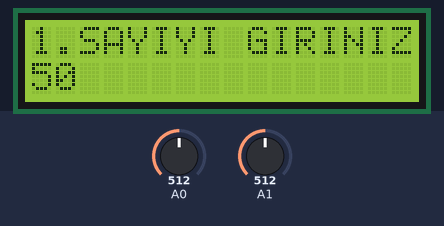
The sketch below on a simulated Arduino Uno, built with avr-gcc and run on an emulated ATmega328P. Parts: 16×2 character LCD. The inputs (shaded band) are chosen by the test bench; at power-on: A0 = 512, A1 = 512.

Above: at 4.2 s.
4.3 s: A0 set to 543
6.0 s: A0 set to 568
At 7.3 s:
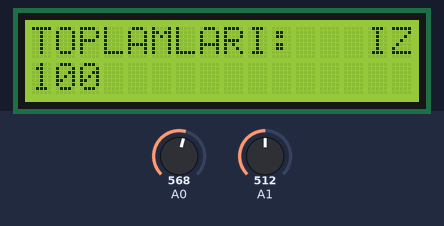
At 10.1 s:
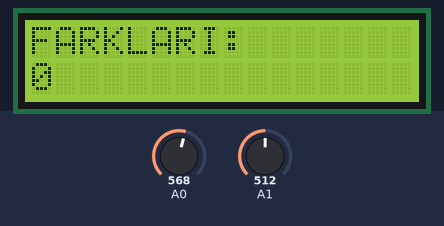
14.5 s: A0 set to 545
At 16.4 s:
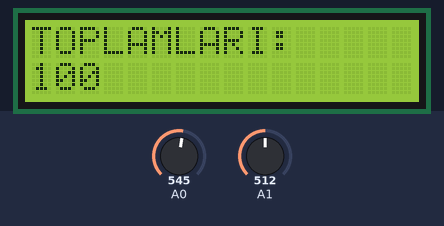
Timing chart, 0 to 17.9 s (numbered marks = the images above; inputs shaded):
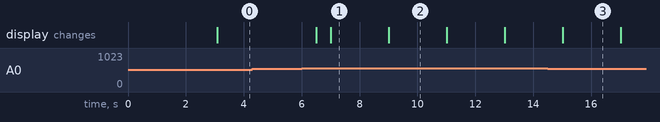

Measured:
- the behaviour switches between 554 and 555 on A0 (found by bisection; images 0 and 1)
- after the input at 4.3 s, every drawn part: stays the same
- after the input at 6.0 s, the display: first changes after 0.50 s (image 1 shows a later state)
- after the input at 14.5 s, the display: changes after 0.52 s (image 3)
- what the display in image 1 shows lasts 2.0 s, from 7.0 s to 9.0 s

The sketch:

lcd.pot.hesap.makinesi.ino
```cpp
#include<LiquidCrystal.h>
LiquidCrystal lcd(8,9,4,5,6,7);

int sure=500;
int okunan=0;
int deger=0;
int durum=0;
int yuzde=0;
int sayi1=0;
int sayi2=0;

# define sag 0
# define ust 1
# define alt 2
# define sol 3
# define secim 4
# define yok 5
int tus_oku()
{
  okunan=analogRead(0);
  if(okunan > 1000) return yok;
  if(okunan < 50) return sag;
  if(okunan < 195) return ust;
  if(okunan < 380) return alt;
  if(okunan < 555) return sol;
  if(okunan < 790) return secim;
  return yok;
}

void setup() {
  lcd.begin(16,2);
  lcd.setCursor(0,0);
  lcd.print("     ANALOG");
  lcd.setCursor(0,1);
  lcd.print("   HESAP MAKINESI");
  delay(3000);
  lcd.clear();
}

void loop() {

  do
  {
    deger=analogRead(A1);
    yuzde=map(deger,0,1023,0,100);
    lcd.setCursor(0,0);
    lcd.print("1.SAYIYI GIRINIZ");
    lcd.setCursor(0,1);
    lcd.print(yuzde);
    lcd.print(" ");
    sayi1=yuzde;
  }
  while(tus_oku ()!=secim);
   delay(sure);

    do
    {
     deger=analogRead(A1);
    yuzde=map(deger,0,1023,0,100);
    lcd.setCursor(0,0);
    lcd.print("2.SAYIYI GIRINIZ");
    lcd.setCursor(0,1);
    lcd.print(yuzde);
    lcd.print(" ");
    sayi2=yuzde;
    }
    while(tus_oku ()!=secim);
    delay(sure);

    do
    {
    lcd.setCursor(0,0);
    lcd.print("TOPLAMLARI:   ");
    lcd.setCursor(0,1);
    lcd.print(sayi1+sayi2);
    delay(2000);
    lcd.clear();

    lcd.setCursor(0,0);
    lcd.print("FARKLARI:   ");
    lcd.setCursor(0,1);
    lcd.print(sayi1-sayi2);
    delay(2000);
    lcd.clear();

    lcd.setCursor(0,0);
    lcd.print("CARPIMLARI:   ");
    lcd.setCursor(0,1);
    lcd.print(sayi1*sayi2);
    delay(2000);
    lcd.clear();

    lcd.setCursor(0,0);
    lcd.print("BOLUMLERI:   ");
    lcd.setCursor(0,1);
    lcd.print(sayi1/sayi2);
    delay(2000);
    lcd.clear();
    }
    while(tus_oku ()!=secim);
    delay(sure);

}
```
